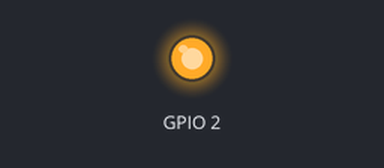
A sketch run on a simulated ESP8266 (NodeMCU). On the bench: output pins drawn as LEDs (lit = HIGH). WiFi joins after 1.5 s; servers stay silent unless stated.

Above: at 0.6 s.
At 2.1 s:
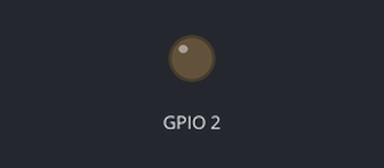
Timing chart, 0 to 3.6 s (numbered marks = the images above):
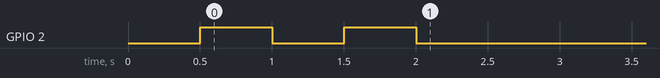

The sketch:

FredMk2.ino
```cpp
#include <ESP8266WiFi.h>
#include <WiFiUDP.h>
#include <stdlib.h>

#define ssid_controller "Controller"
#define port 150

WiFiUDP UDP;

void setup() {
 pinMode(2, OUTPUT);

 Serial.begin(115200);
 WiFi.begin(ssid_controller);           //Starts searching for the controller

 while(WiFi.status() != WL_CONNECTED){  //Waits for a connection blinking the blue light
   delay(500);
   digitalWrite(2,HIGH);
   delay(500);
   digitalWrite(2,LOW);
 }
 UDP.begin(port);                       //Connecting to the port
 }


void loop() {
  valueset(16777215);
  delay(2000);


}


unsigned long int readpack(){           //Reads packets and converts them to long int
  char incPack[255];
  if(UDP.parsePacket()){
    int packLength = UDP.read(incPack,255);
    if(packLength > 0){
      incPack[packLength] = 0;
    }
    UDP.flush();
    char test[255] = {1,2,3,4,5};
    unsigned long int temp = atoi(test);
    return temp;
  }
  else{
    return 0;
  }
}

void valueset(unsigned long int temp){    //Bitwise operations to seperate out the button clicks
  unsigned long int x = temp & 0x0003ff;
  unsigned long int y = (temp >> 10) & 0x0003ff;
  unsigned long int left = (temp >> 20) & 0x000001;
  unsigned long int right = (temp >> 21) & 0x000001;
  unsigned long int up = (temp >> 22) & 0x000001;
  unsigned long int down = (temp >> 23) & 0x000001;


}
```
